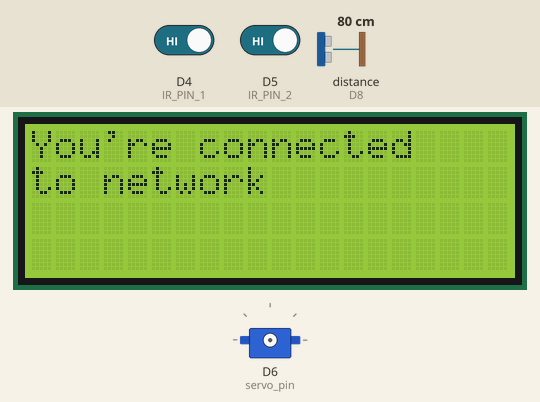
Simulated run of this sketch. Board: Arduino MKR. Parts: 20×4 character LCD, servo. Wiring (inferred from the names in the program): ultrasonic range finder: trigger D7; echo D8. The inputs (shaded band) are chosen by the test bench; at power-on: D4 (IR_PIN_1) HIGH, D5 (IR_PIN_2) HIGH, distance to the obstacle (sensor on D8) 80 cm. The echo pulse lasts 58.3 µs per cm; WiFi joins after 1.5 s; servers stay silent unless stated; uploads are accepted with an empty reply; no MQTT or app messages arrive unless stated; what the sketch prints to the serial monitor is not drawn.

Above: at 2.7 s.
At 12.3 s:
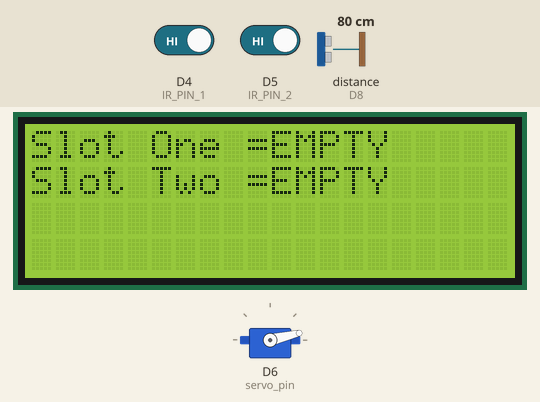
12.4 s: D4 (IR_PIN_1) driven LOW
At 14.4 s:
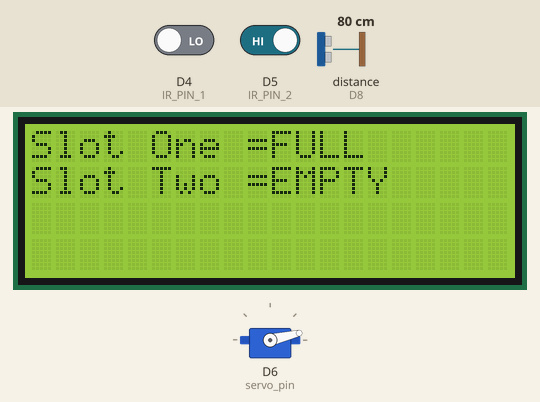
14.8 s: D5 (IR_PIN_2) driven LOW
At 16.5 s:
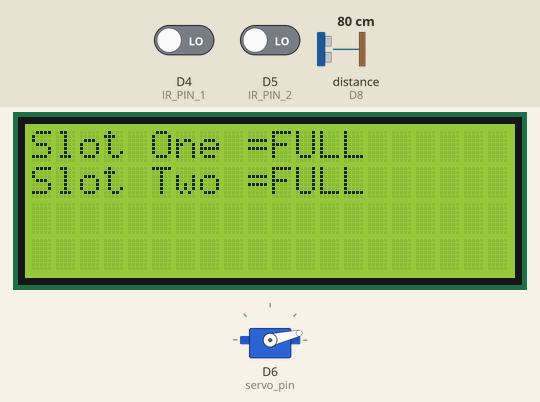
16.8 s: D4 (IR_PIN_1) driven HIGH
At 18.6 s:
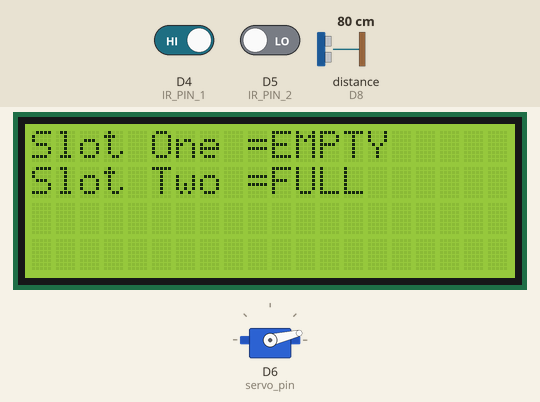
18.9 s: distance to the obstacle (sensor on D8) set to 11 cm
20.6 s: distance to the obstacle (sensor on D8) set to 8 cm
24.1 s: D5 (IR_PIN_2) driven HIGH
At 28.65 s:
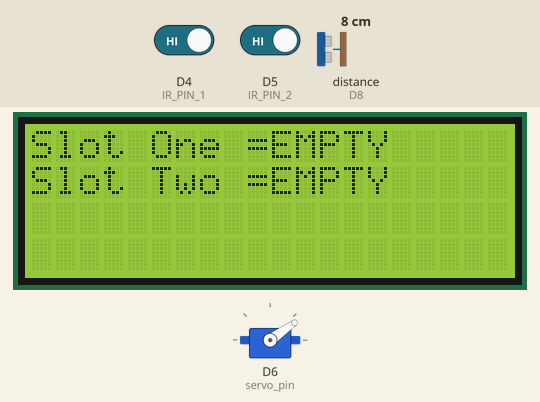
Timing chart, 0 to 30.8 s (numbered marks = the images above; inputs shaded):
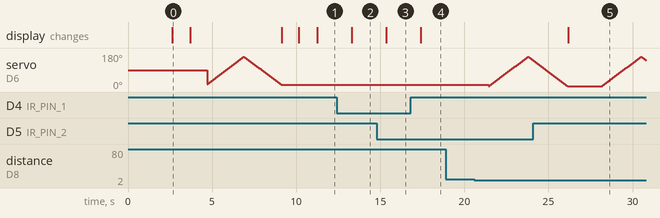

Measured:
- after the input at 12.4 s, the display: changes after 0.90 s (image 2)
- after the input at 14.8 s, the display: changes after 0.55 s (image 3)
- after the input at 16.8 s, the display: changes after 0.60 s (image 4)
- after the input at 18.9 s, every drawn part: stays the same
- after the input at 24.1 s, the display: changes after 2.1 s (image 5)
- what the display in image 0 shows lasts 1.1 s, from 2.6 s to 3.7 s

The sketch:

Smart_inventory_System.ino
```cpp
#include <Wire.h>
#include <LiquidCrystal_I2C.h>
#include <Servo.h>
#include "WiFiEsp.h"
#include <WiFiEspClient.h>  // Include WiFiEspClient for HTTP requests
#include <ArduinoMqttClient.h>

#ifndef HAVE_HWSERIAL1
#include "SoftwareSerial.h"
SoftwareSerial Serial1(2, 3); // RX, TX
#endif

LiquidCrystal_I2C lcd(0x27, 20, 4);

Servo myservo;

char ssid[] = "Suraj S23 Ultra";
char pass[] = "******";
int status = WL_IDLE_STATUS;

WiFiEspClient wifiClient;  // Client object for sending HTTP requests
MqttClient mqttClient(wifiClient); // MQTT client object

const char broker[] = "broker.hivemq.com";
int port = 1883;

const char topic_1[] = "inventory_1";
String message_1 = "EMPTY";

const char topic_2[] = "inventory_2";
String message_2 = "EMPTY";

const long interval = 1000;
unsigned long previousMillis = 0;

const int IR_PIN_1 = 4;
const int IR_PIN_2 = 5;
const int servo_pin = 6;
const int trigPin = 7;
const int echoPin = 8;

int distance;
int pos = 0;
int IT_State_1;
int IT_State_2;
String Inventory_1;
String Inventory_2;

void setup() {
    pinMode(trigPin, OUTPUT);
    pinMode(echoPin, INPUT);
    pinMode(IR_PIN_1, INPUT);
    pinMode(IR_PIN_2, INPUT);

    Serial.begin(9600);
    Serial1.begin(9600);

    lcd.init();
    lcd.backlight();

    WiFi.init(&Serial1);

    if (WiFi.status() == WL_NO_SHIELD) {
        Serial.println("WiFi shield not present");
        lcd.clear();
        lcd.setCursor(0, 0);
        lcd.print("No Wifi ");
        lcd.setCursor(0, 1);
        lcd.print("shield present");
        delay(1000);
        while (true);
    }

    while (status != WL_CONNECTED) {
        lcd.clear();
        lcd.setCursor(0, 0);
        lcd.print("Attempting to ");
        lcd.setCursor(0, 1);
        lcd.print("connect wifi");
        delay(1000);
        status = WiFi.begin(ssid, pass);
    }

    Serial.println("You're connected to the network");
    lcd.clear();
    lcd.setCursor(0, 0);
    lcd.print("You're connected");
    lcd.setCursor(0, 1);
    lcd.print("to network");
    delay(1000);

    // Connect to external MQTT broker
    if (!mqttClient.connect(broker, port)) {
        Serial.print("MQTT connection failed! Error code = ");
        Serial.println(mqttClient.connectError());
        lcd.clear();
        lcd.setCursor(0, 0);
        lcd.print("MQTT connection");
        lcd.setCursor(0, 1);
        lcd.print("failed");
        delay(1000);
        while (1);
    }

    myservo.attach(servo_pin);
    lcd.clear();
    lcd.setCursor(0, 0);
    lcd.print("Motor Calibration");
    lcd.setCursor(0, 1);
    lcd.print("started");
    delay(1000);
    for (pos = 15; pos <= 160; pos += 1) {
        myservo.write(pos);
        delay(15);
    }
    for (pos = 160; pos >= 13; pos -= 1) {
        myservo.write(pos);
        delay(15);
    }
    myservo.detach();
    lcd.clear();
    lcd.setCursor(0, 0);
    lcd.print("Motor Calibration");
    lcd.setCursor(0, 1);
    lcd.print("Done");
    delay(1000);
    lcd.clear();
    lcd.setCursor(0, 0);
    lcd.print("IOT Based Car");
    lcd.setCursor(0, 1);
    lcd.print("Inventory System");
    delay(1000);
}

void loop() {
    unsigned long currentMillis = millis();

    if (currentMillis - previousMillis >= interval) {
        previousMillis = currentMillis;
        distance = ultra();
        if ((distance < 10) && ((Inventory_1 == "EMPTY") || (Inventory_2 == "EMPTY"))) {
            myservo.attach(servo_pin);
            for (pos = 5; pos <= 160; pos += 1) {
                myservo.write(pos);
                delay(15);
            }
            for (pos = 160; pos >= 5; pos -= 1) {
                myservo.write(pos);
                delay(15);
            }
            myservo.detach();
        }

        IT_State_1 = digitalRead(IR_PIN_1);
        if (IT_State_1 == LOW) {
            Inventory_1 = "FULL";
            message_1 = "FULL";
        } else {
            Inventory_1 = "EMPTY";
            message_1 = "EMPTY";
        }

        IT_State_2 = digitalRead(IR_PIN_2);
        if (IT_State_2 == LOW) {
            Inventory_2 = "FULL";
            message_2 = "FULL";
        } else {
            Inventory_2 = "EMPTY";
            message_2 = "EMPTY";
        }

        lcd.clear();
        lcd.setCursor(0, 0);
        lcd.print("Slot One =" + Inventory_1);
        lcd.setCursor(0, 1);
        lcd.print("Slot Two =" + Inventory_2);
        delay(1000);

        String timestamp = String(millis());

        // Send to External MQTT Broker
        mqttClient.beginMessage(topic_1);
        mqttClient.print(message_1 + " at " + timestamp);
        mqttClient.endMessage();
        delay(200);

        mqttClient.beginMessage(topic_2);
        mqttClient.print(message_2 + " at " + timestamp);
        mqttClient.endMessage();
        delay(200);

        // Prepare payload to send to Flask server (AWS EC2)
        String payload_1 = "s1=" + message_1 + " at " + timestamp;
        String payload_2 = "s2=" + message_2 + " at " + timestamp;

        sendToFlaskServer(payload_1, payload_2);  // Send to Flask server

        delay(200);
    }
}

void sendToFlaskServer(String payload_1, String payload_2) {
    // Create an HTTP request to send the data to Flask server (AWS EC2)
    wifiClient.connect("ec2-public-ip", 5000);  // Connect to EC2 server (Flask app)

    // HTTP POST request
    wifiClient.print("POST /update_inventory HTTP/1.1\r\n");
    wifiClient.print("Host: your-ec2-public-ip\r\n");
    wifiClient.print("Content-Type: application/x-www-form-urlencoded\r\n");
    wifiClient.print("Content-Length: " + String(payload_1.length() + payload_2.length() + 17) + "\r\n");
    wifiClient.print("\r\n");
    wifiClient.print("s1=" + payload_1 + "&s2=" + payload_2);  // Send the payload

    // Wait for the response (optional)
    delay(100);
    while (wifiClient.available()) {
        char c = wifiClient.read();
        Serial.write(c);
    }

    wifiClient.stop();  // Close the connection
}

int ultra() {
    int result = 0;
    unsigned long kesto = 0;
    unsigned long matka = 0;

    for (int i = 0; i < 3; i++) {
        digitalWrite(trigPin, LOW);
        delayMicroseconds(2);
        digitalWrite(trigPin, HIGH);
        delayMicroseconds(10);
        digitalWrite(trigPin, LOW);
        delayMicroseconds(1);

        kesto = pulseIn(echoPin, HIGH);
        matka = matka + (kesto / 58.2);
        delay(10);
    }
    matka /= 3;
    delay(10);
    result = matka;
    return(result);
}
```
